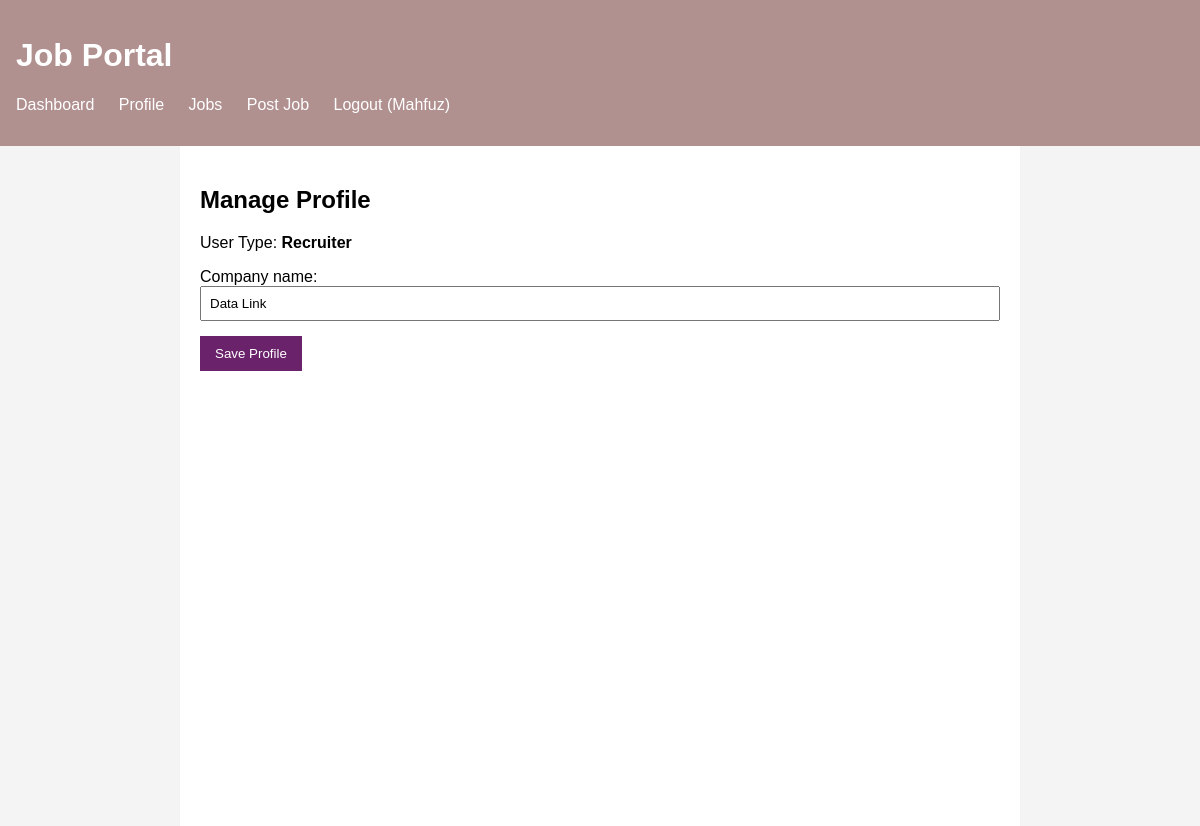
/profile/ (signed in), run on the app's committed database.
### jobapp/models.py (models this page shows, shortened)
class CustomUser(AbstractUser):
    user_type = models.CharField(max_length=20, choices=USER_TYPE_CHOICES)
    company_name = models.CharField(max_length=100, blank=True, null=True)
    skills = models.TextField(blank=True, null=True)
    resume = models.FileField(upload_to='resumes/', blank=True, null=True)

### jobapp/views.py (the view)
# urls.py: path('profile/', views.manage_profile, name='manage_profile'),
@login_required
def manage_profile(request):
    user = request.user
    if user.user_type == 'recruiter':
        FormClass = RecruiterProfileForm
    else:
        FormClass = JobSeekerProfileForm
    if request.method == 'POST':
        form = FormClass(request.POST, request.FILES, instance=user)
        if form.is_valid():
            form.save()
            return redirect('dashboard')
    else:
        form = FormClass(instance=user)
    return render(request, 'portal/profile_form.html', {'form': form})

### jobapp/forms.py
class RecruiterProfileForm(forms.ModelForm):
    class Meta:
        model = User
        fields = ['company_name']

### jobapp/templates/portal/profile_form.html (shortened to what this page needs)
{% extends 'base.html' %}
{% block content %}
<h2>Manage Profile</h2>
<p>User Type: <strong>{{ user.get_user_type_display }}</strong></p>
<form method="post" enctype="multipart/form-data">
    {{ form.as_p }}
    <button type="submit" class="btn">Save Profile</button>
</form>
{% endblock %}

### jobapp/templates/base.html (shortened to what this page needs)
<!DOCTYPE html>
<html lang="en">
<head>
</head>
<body>
    <header>
        <h1>Job Portal</h1>
        <nav>
            <ul>
                {% if user.is_authenticated %}
                    <li><a href="{% url 'dashboard' %}">Dashboard</a></li>
                    <li><a href="{% url 'manage_profile' %}">Profile</a></li>
                    <li><a href="{% url 'job_list' %}">Jobs</a></li>
                    {% if user.user_type == 'recruiter' %}
                        <li><a href="{% url 'add_job' %}">Post Job</a></li>
                    {% endif %}
                    <li><a href="{% url 'logout' %}">Logout ({{ user.username }})</a></li>
                {% else %}
                    <li><a href="{% url 'login' %}">Login</a></li>
                    <li><a href="{% url 'register' %}">Register</a></li>
                {% endif %}
            </ul>
        </nav>
    </header>
    <main>
        {% block content %}{% endblock %}
    </main>
</body>
</html>

### jobapp/templates/base.html (style rules this page uses)
body { font-family: sans-serif; margin: 0; padding: 0; background-color: #f4f4f4; }
header { background-color: #b19090ff; color: #fff; padding: 1rem; }
nav ul { list-style: none; padding: 0; }
nav ul li { display: inline; margin-right: 20px; }
nav a { color: #fff; text-decoration: none; }
main { padding: 20px; max-width: 800px; margin: auto; background: white; min-height: 80vh; }
.btn { padding: 10px 15px; background: #6a236aff; color: white; border: none; cursor: pointer; text-decoration: none; }
form p { margin-bottom: 15px; }
input, select, textarea { padding: 8px; width: 100%; box-sizing: border-box; }

### data on the page
CustomUser: username "Mahfuz", user_type "Recruiter", company_name "Data Link"
